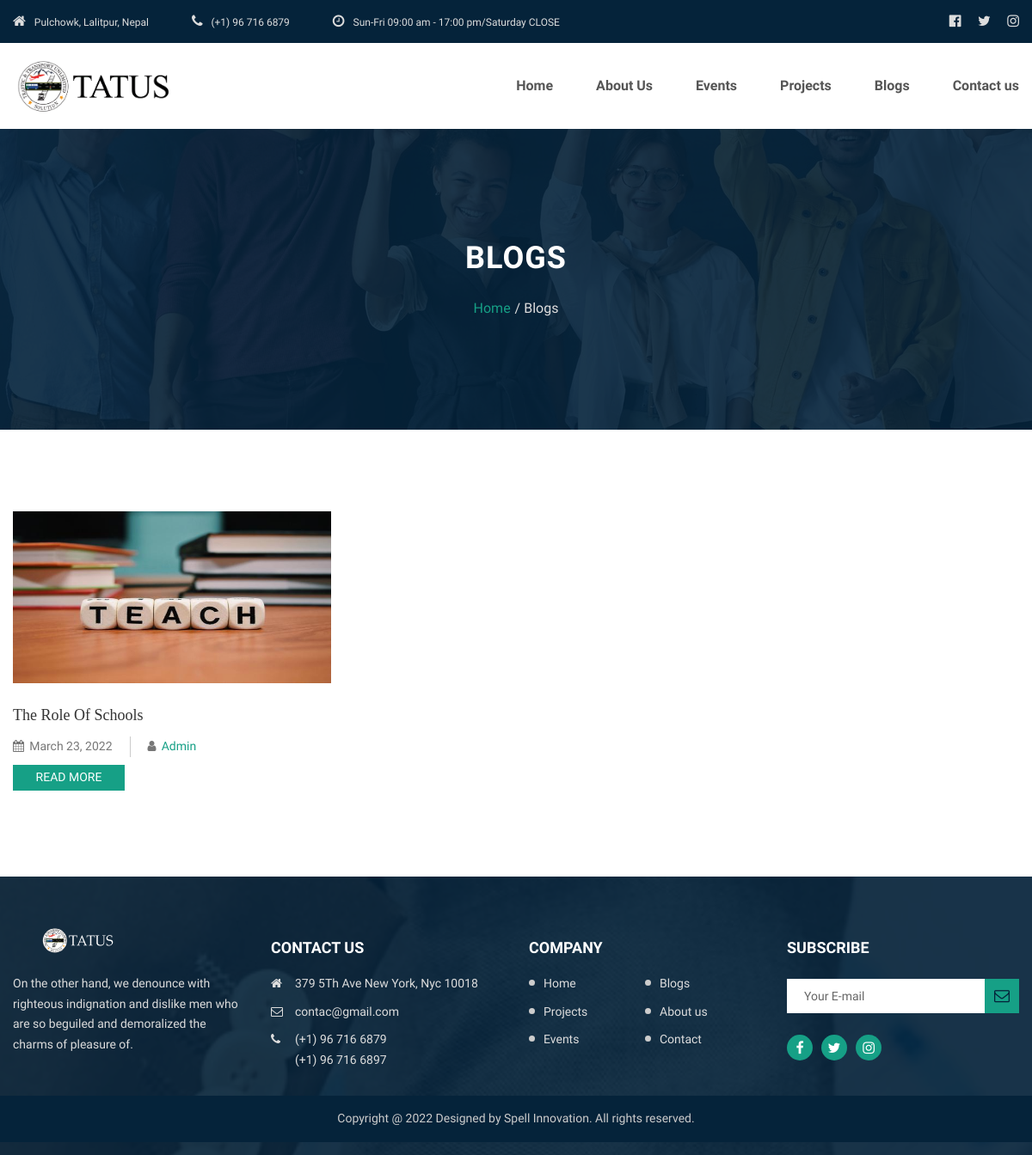
The app's page /blogs/ with its own data.
### features/models.py (models this page shows, shortened)
class Blog(models.Model):
    blog_title = models.CharField(max_length=1000)
    description = models.TextField()
    tags = models.CharField(max_length=500, default='')
    image = models.ImageField(null=True, upload_to='blog_images/' )
    created = models.DateTimeField(auto_now_add=True, null=True)

### features/views.py (the view)
# urls.py: path('blogs/',views.blogs, name='blogs'),
def blogs (request):
    blog=Blog.objects.all()
    return render(request,'blogs.html',{'blog':blog})

### templates/blogs.html (shortened to what this page needs)
{% load static %}
{% include 'header.html' %}
<body class="animsition">
  {% include 'nav.html' %}
  <section class="bg-img1 kit-overlay1" style="background-image: url('{% static 'images/about.jpg' %}')">
		<div class="container size-h-3 p-tb-30 flex-col-c-c">
			<h2 class="t1-b-1 text-uppercase cl-0 txt-center m-b-25">
				Blogs
			</h2>
			<div class="flex-wr-c-c">
				<a href="{% url 'home' %}" class="breadcrumb-item">
					Home
				</a>
				<span class="breadcrumb-item">
					Blogs
				</span>
			</div>
		</div>
	</section>
  <div class="bg-0 p-t-95 p-b-50">
		<div class="container">
			<div class="row isotope-grid">
        {% for blog in blog %}
				<div class="col-sm-6 col-lg-4 p-b-50 isotope-item business-n">
					<div class="bg-0 h-full">
						<a href="{% url 'blog_single' id=blog.id %}" class="hov-img0 of-hidden">
							<img src="{{ blog.image.url }}" height="200" alt="IMG">
						</a>
						<div class="bg-0 p-t-26">
							<h4 class="p-b-12">
								<a href="{% url 'blog_single' id=blog.id %}" class="t1-m-1 cl-3 hov-link2 trans-02">
                  {{ blog.blog_title }}
								</a>
							</h4>
							<div class="flex-wr-s-c p-b-9">
								<div class="p-r-20">
									<i class="fs-14 cl-7 fa fa-calendar m-r-2"></i>
									<span class="t1-s-2 cl-7">
                    {{ blog.created.date }}
									</span>
								</div>
								<div class="p-l-20 bo-l-1 bcl-12">
									<i class="fs-14 cl-7 fa fa-user m-r-2"></i>
									<a href="#" class="t1-s-2 cl-11 hov-link3">
										Admin
									</a>
								</div>
							</div>
							<a href=" {% url 'blog_single' id=blog.id %}" class="d-inline-flex flex-c-c size-a-1 p-rl-15 t1-s-2 text-uppercase cl-0 bg-11 hov-btn1 trans-02">
								Read More
							</a>
						</div>
					</div>
				</div>
        {% endfor %}
			</div>
		</div>
	</div>
{% include 'footer.html' %}
</body>

### staticfiles/static/css/main.css (style rules this page uses)
.container { max-width: 1200px; }
.breadcrumb-item { display: -webkit-box; display: -webkit-flex; display: -moz-box; display: -ms-flexbox; display: flex; font-family: Roboto-Regular; font-size: 16px; line-height: 1.5; color: #ddd; -webkit-transition: all 0.2s; -o-transition: all 0.2s; -moz-transition: all 0.2s; transition: all 0.2s; }
.breadcrumb-item+.breadcrumb-item::before { height: 100%; content: "/"; font-family: Roboto-Regular; font-size: 16px; line-height: 1.5; padding-right: 4px; padding-left: 5px; color: #ddd; }
a.breadcrumb-item { color: #16a086; }
.bcl-12 { border-color: #ccc; }
.cl-0 { color: #fff; }
.cl-3 { color: #333; }
.cl-7 { color: #777; }
.cl-11 { color: #16a086; }
.t1-s-2 { font-family: Roboto-Regular; font-size: 14px; line-height: 1.7; }
.t1-m-1 { font-family: Roboto-Medium; font-size: 18px; line-height: 1.333333; }
.t1-b-1 { font-family: Roboto-Bold; font-size: 36px; line-height: 1.2; letter-spacing: 1px; }
.size-a-1 { min-width: 130px; height: 30px; }
.size-h-3 { min-height: 350px; }
.bg-0 { background-color: #fff; }
.bg-11 { background-color: #16a086; }
.bg-img1 { background-position: center center; background-repeat: no-repeat; background-size: cover; }
.kit-overlay2, .kit-overlay1 { position: relative; z-index: 1; }
.kit-overlay2::before, .kit-overlay1::before { content: ""; display: block; position: absolute; z-index: -1; width: 100%; height: 100%; top: 0; left: 0; background: #05233a; }
.kit-overlay1::before { opacity: 0.9; }
.hov-img0 { display: block; }
.hov-img0 img { width: 100%; -webkit-transition: transform 0.6s ease; -o-transition: transform 0.6s ease; -moz-transition: transform 0.6s ease; transition: transform 0.6s ease; }

### records on screen
Blog: image (picture), blog_title "The Role Of Schools", created "March 23, 2022"
